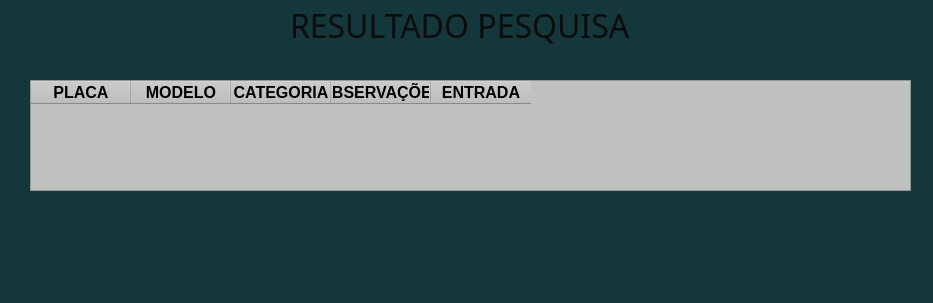
<?xml version="1.0" encoding="UTF-8"?>
<ui version="4.0">
 <class>MainWindow</class>
 <widget class="QMainWindow" name="MainWindow">
  <property name="geometry">
   <rect>
    <x>0</x>
    <y>0</y>
    <width>933</width>
    <height>303</height>
   </rect>
  </property>
  <property name="windowTitle">
   <string>MainWindow</string>
  </property>
  <property name="styleSheet">
   <string notr="true">background-color: rgb(19, 55, 59);
</string>
  </property>
  <widget class="QWidget" name="centralwidget">
   <widget class="QLabel" name="label_2">
    <property name="geometry">
     <rect>
      <x>290</x>
      <y>0</y>
      <width>361</width>
      <height>51</height>
     </rect>
    </property>
    <property name="font">
     <font>
      <family>Gadugi</family>
      <pointsize>24</pointsize>
     </font>
    </property>
    <property name="styleSheet">
     <string notr="true">color: rgb(12, 12, 12);</string>
    </property>
    <property name="text">
     <string>RESULTADO PESQUISA</string>
    </property>
   </widget>
   <widget class="QTableWidget" name="v_lista">
    <property name="geometry">
     <rect>
      <x>30</x>
      <y>80</y>
      <width>881</width>
      <height>111</height>
     </rect>
    </property>
    <property name="styleSheet">
     <string notr="true">background-color: rgb(193, 193, 193);</string>
    </property>
    <property name="showGrid">
     <bool>true</bool>
    </property>
    <property name="gridStyle">
     <enum>Qt::NoPen</enum>
    </property>
    <column>
     <property name="text">
      <string>PLACA</string>
     </property>
     <property name="font">
      <font>
       <pointsize>12</pointsize>
       <weight>75</weight>
       <bold>true</bold>
      </font>
     </property>
    </column>
    <column>
     <property name="text">
      <string>MODELO</string>
     </property>
     <property name="font">
      <font>
       <pointsize>12</pointsize>
       <weight>75</weight>
       <bold>true</bold>
      </font>
     </property>
    </column>
    <column>
     <property name="text">
      <string>CATEGORIA</string>
     </property>
     <property name="font">
      <font>
       <pointsize>12</pointsize>
       <weight>75</weight>
       <bold>true</bold>
      </font>
     </property>
    </column>
    <column>
     <property name="text">
      <string>OBSERVAÇÕES</string>
     </property>
     <property name="font">
      <font>
       <pointsize>12</pointsize>
       <weight>75</weight>
       <bold>true</bold>
      </font>
     </property>
    </column>
    <column>
     <property name="text">
      <string>ENTRADA</string>
     </property>
     <property name="font">
      <font>
       <pointsize>12</pointsize>
       <weight>75</weight>
       <bold>true</bold>
      </font>
     </property>
    </column>
   </widget>
  </widget>
  <widget class="QMenuBar" name="menubar">
   <property name="geometry">
    <rect>
     <x>0</x>
     <y>0</y>
     <width>933</width>
     <height>23</height>
    </rect>
   </property>
  </widget>
  <widget class="QStatusBar" name="statusbar"/>
 </widget>
 <resources/>
 <connections/>
</ui>
